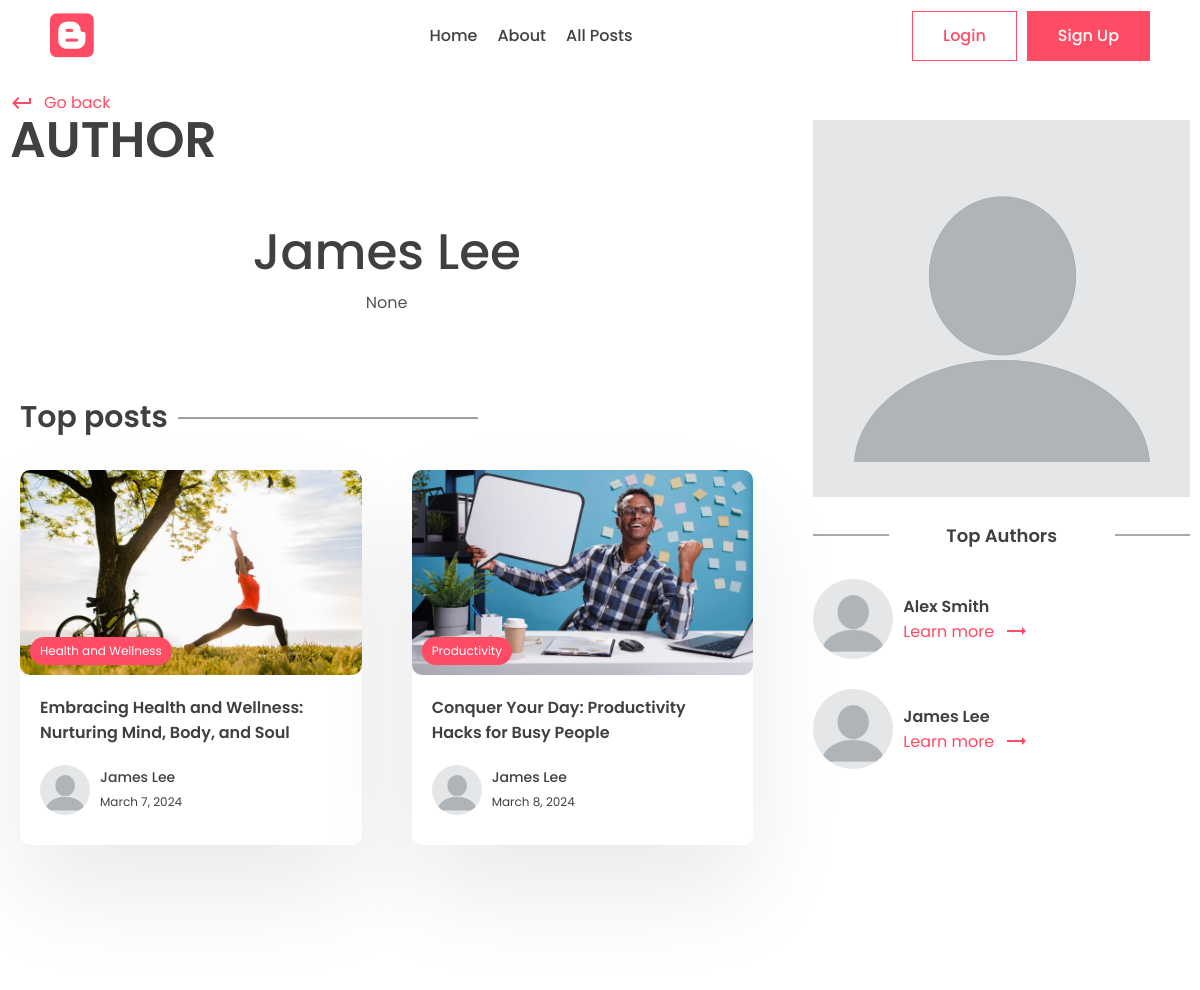
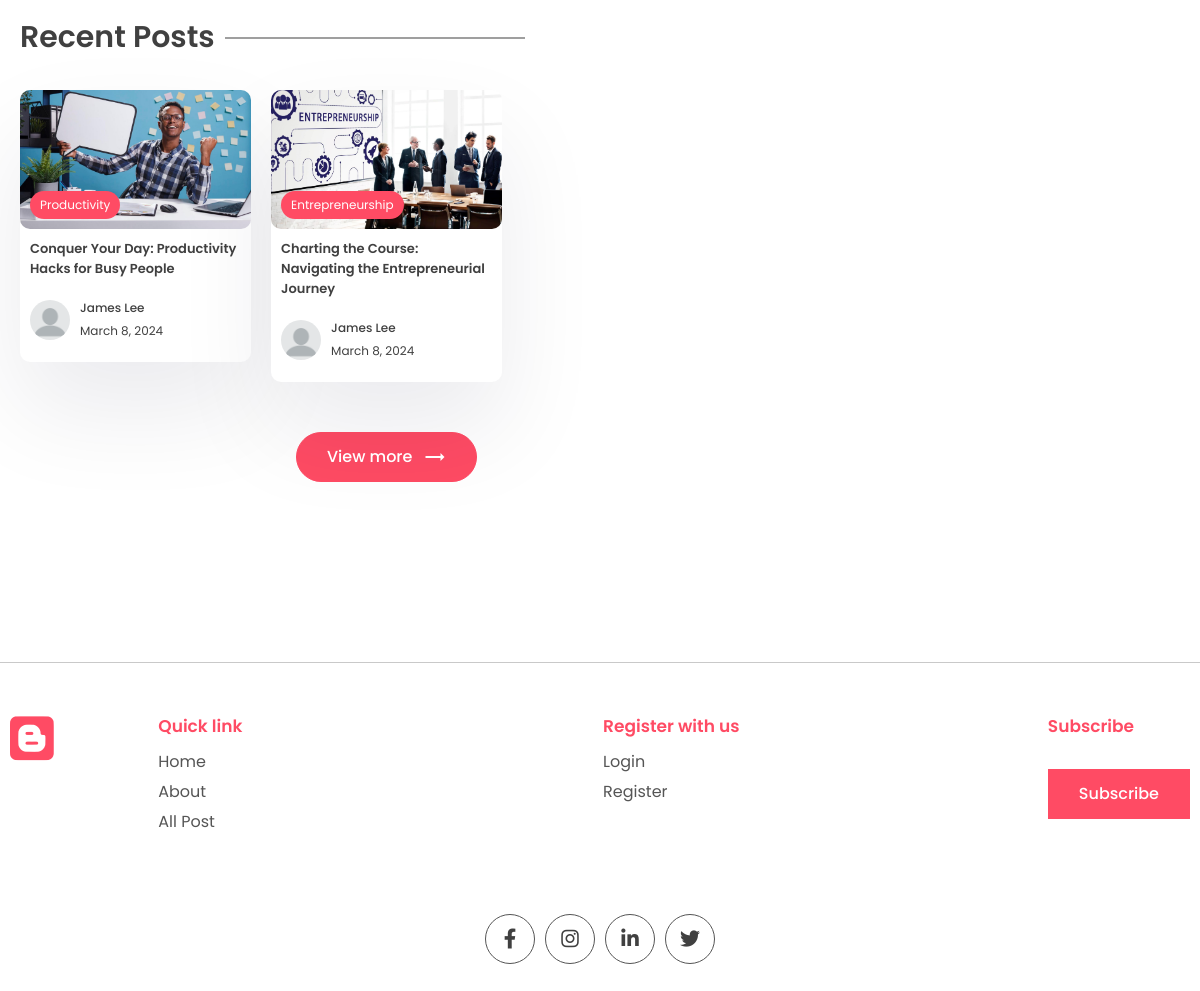
The page /accounts/author/james/ on the database its author committed (2 pictures, top to bottom).
### accounts/models.py (models this page shows, shortened)
class Profile(models.Model):
    user = models.OneToOneField(User, on_delete=models.CASCADE)
    profile_image = models.ImageField(null=True, blank=True, upload_to="images/")
    slug = models.SlugField(max_length=200, unique=True)
    bio = models.CharField(null=True, blank=True, max_length=200)
    def full_name(self):
        return f'{self.user.first_name} {self.user.last_name}'

### posts/models.py (models this page shows, shortened)
class Post(models.Model):
    title = models.CharField(max_length=200)
    content = models.TextField()
    last_updated = models.DateTimeField(auto_now=True)
    slug = models.SlugField(max_length=200, unique=True)
    image = models.ImageField(null=True, blank=True, upload_to="images/")
    tags = models.ManyToManyField(Tag, blank=True, related_name='post')
    view_count = models.IntegerField(null=True, blank=True)
    is_featured = models.BooleanField(default=False)
    author = models.ForeignKey(User, on_delete=models.CASCADE, null=True, blank=True)
    bookmarks = models.ManyToManyField(User, related_name="bookmarks", default=None, blank=True)
    likes = models.ManyToManyField(User, related_name="likes", default=None, blank=True)

class Tag(models.Model):
    name = models.CharField(max_length=100)
    description = models.CharField(max_length=100)
    slug = models.SlugField(max_length=200, unique=True)

### accounts/views.py (the view)
# urls.py: path('author/<slug:slug>/', views.author_page, name='author_page'),
def author_page(request, slug):
    profile = Profile.objects.get(slug=slug)
    top_posts = Post.objects.filter(author = profile.user).order_by('-view_count')[0:2]
    recent_posts = Post.objects.filter(author = profile.user).order_by('-last_updated')[0:2]
    top_authors = User.objects.annotate(number=Count('post')).order_by('-number')[0:2]
    context = {
        'profile':profile,
        'top_posts':top_posts,
        'recent_posts':recent_posts,
        'top_authors':top_authors,
    }
    return render(request, 'accounts/author.html', context)

### accounts/templates/accounts/author.html (shortened to what this page needs)
{% extends "base.html" %}
{% load static %}
{% block content %}
    <main>
      <div class="container">
        <div class="layout">
          <div class="left">
            <div class="page-top">
              <div class="top flex">
                <div class="page-name">
                  <a href="#" class="learn" onclick="window.history.back()">
                    <span class="material-icons"> keyboard_return </span> Go
                    back
                  </a>
                  <h1>Author</h1>
                </div>
              </div>
            </div>
            <center>
              <div class="typo">
                <h1 class="title">{{profile.full_name}}</h1>
                <p>
                  {{profile.bio}}
                </p>
              </div>
            </center>
            <section class="sp">
              <div class="container">
                <h1 class="sec-title">Top posts</h1>
                <div class="grid-2 blog">
                  {% for post in top_posts %}
                    <a href="{% url "post_page" post.slug %}">
                      <div class="card">
                        <div class="post-img">
                          <img src="{{post.image.url}}" alt="" />
                          <div class="tag">{{post.tags.all.0.name}}</div>
                        </div>
                        <div class="card-content">
                          <h3>
                            {{post.title}}
                          </h3>
                          <div class="author">
                            <div class="profile-pic">
                              {% if post.author.profile.profile_image %}
                              <img src="{{post.author.profile.profile_image.url}}" alt="" />
                              {% else %}
                              <img src="{% static "images/blank-profile.webp" %}" alt="blank Image">
                              {% endif %}
                            </div>
                            <div class="details">
                              <p>{{post.author.profile.full_name}}</p>
                              <small>{{post.last_updated|date}}</small>
                            </div>
                          </div>
                        </div>
                      </div>
                    </a>
                    {% empty %}
                    <p>Nothing to show here</p>
                  {% endfor %}
                </div>
              </div>
            </section>
            <section class="sp">
              <div class="container">
                <h1 class="sec-title">Recent Posts</h1>
                <div class="grid-3 blog-grid">
                  {% for post in recent_posts %}
                    <a href="{% url "post_page" post.slug %}">
                      <div class="card">
                        <div class="post-img">
                          <img src="{{post.image.url}}" alt="" />
                          <div class="tag">{{post.tags.all.0.name}}</div>
                        </div>
                        <div class="card-content">
                          <h3>
                            {{post.title}}
                          </h3>
                          <div class="author">
                            <div class="profile-pic">
                              {% if post.author.profile.profile_image %}
                              <img src="{{post.author.profile.profile_image.url}}" alt="" />
                              {% else %}
                              <img src="{% static "images/blank-profile.webp" %}" alt="blank Image">
                              {% endif %}
                            </div>
                            <div class="details">
                              <p>{{post.author.profile.full_name}}</p>
                              <small>{{post.last_updated|date}}</small>
                            </div>
                          </div>
                        </div>
                      </div>
                    </a>
                    {% empty %}
                    <p>Nothing to show here</p>
                  {% endfor %}
                </div>
                <center>
                  <a href="{% url "author_all_posts" profile.slug %}"><button class="btn btn-primary rounded view">
                  View more <span class="material-icons"> trending_flat </span>
                  </button></a>
                </center>
              </div>
            </section>
          </div>
          <div class="right">
            <div class="block">
              <div class="user-profile" style="margin-bottom:20px;">
                {% if profile.profile_image %}
                  <img src="{{ profile.profile_image.url }}" alt="Profile Image">
                {% else %}
                  <img src="{% static "images/blank-profile.webp" %}" alt="blank Image">
                {% endif %}
              </div>
              <h2 class="title2">Top Authors</h2>
              {% for author in top_authors %}
              <div class="recent-post other-author">
                <div class="rounded-img">
                  {% if author.profile.profile_image %}
                  <img src="{{author.profile.profile_image.url}}" alt="" />
                  {% else %}
                  <img src="{% static "images/blank-profile.webp" %}" alt="blank Image">
                  {% endif %}
                </div>
                <div class="recent-content">
                  <h3>
                    {{author.profile.full_name}}
                  </h3>
                  <a class="learn" href="{% url "author_page" author.profile.slug %}"
                    >Learn more
                    <span class="material-icons"> trending_flat </span></a
                  >
                </div>
              </div>
              {% endfor %}
            </div>
          </div>
        </div>
      </div>
    </main>
{% endblock content %}

### static/style.css (style rules this page uses)
* { margin: 0; padding: 0; box-sizing: border-box; text-decoration: none; border: none; outline: none; list-style: none; font-family: "Poppins", sans-serif; color: var(--black); }
:root { --red: #ff4b64; --dark-red: #dd4455; --black: #404040; --des: #555555; --shadow: #ffffff1a 0px 1px 1px 0px inset, #32325d40 0px 50px 100px -20px, #0000004d 0px 30px 60px -30px; --shadow2: rgba(17, 12, 46, 0.084) 0px 48px 100px 0px; }
html { font-size: 62.5%; }
[class*="grid"] { display: grid; }
img { width: 100%; }
.container { max-width: 1220px; margin: auto; padding: 0 10px; }
p, a { font-size: 1.6rem; color: var(--des); }
.btn { cursor: pointer; height: 5rem; padding: 0 3rem; font-size: 1.6rem; font-weight: 500; border: 1px solid var(--red); display: flex; align-items: center; justify-content: center; gap: 1rem; }
.btn span { color: white; }
.btn-primary { background: var(--red); color: white; }
.rounded { border-radius: 5rem; }
.typo { width: 50%; margin-top: 5rem; }
.title { font-size: 5rem; font-weight: 500; }
.sp { padding: 8rem 0; }
.grid-2 { grid-template-columns: 1.3fr 1fr; align-items: center; }
.post-img { height: 40rem; width: 100%; overflow: hidden; border-radius: 1rem; }
.post-img img { height: 100%; object-fit: cover; object-position: center; }
.learn { display: flex; align-items: center; gap: 1rem; color: var(--red); margin-top: 2rem; }
.learn span { color: #ff4b64; }
.sec-title { font-size: 3rem; font-weight: 600; position: relative; width: fit-content; margin-bottom: 3rem; }
.sec-title::after { content: ""; position: absolute; right: -31rem; height: 1px; width: 30rem; background: var(--black); top: 50%; transform: translateY(-50%); }
.grid-3 { grid-template-columns: repeat(3, 1fr); gap: 5rem; }
.card { background: white; box-shadow: var(--shadow2); border-radius: 1rem; cursor: pointer; transition: 0.3s; }
.post-img { position: relative; }
.tag { position: absolute; bottom: 1rem; left: 1rem; background: var(--red); color: white; border-radius: 5rem; padding: 0.5rem 1rem; font-size: 1.2rem; }
.card-content { padding: 2rem; padding-bottom: 3rem; }
.card h3 { font-size: 1.6rem; font-weight: 600; }
.card .post-img { width: 100%; height: unset; aspect-ratio: 1/0.6; }
.author { display: flex; align-items: center; gap: 1rem; margin-top: 2rem; }
.profile-pic { width: 5rem; aspect-ratio: 1/1; border-radius: 50%; overflow: hidden; }
.author p { color: var(--black); font-weight: 500; font-size: 1.4rem; }
.author small { color: var(--black); font-size: 1.2rem; }
.view { margin-top: 5rem; }
.layout { display: flex; gap: 5rem; }
.left { width: 100%; height: 100%; }
.right { position: sticky; top: 70px; height: 100%; width: 50%; }
.page-name h1 { font-size: 5rem; text-transform: uppercase; font-weight: 600; line-height: 5rem; }
.flex { display: flex; align-items: flex-end; justify-content: space-between; }
.left .typo { width: 100%; }
.blog { grid-template-columns: 1fr 1fr; gap: 5rem; }
.title2 { position: relative; font-size: 1.8rem; text-align: center; font-weight: 600; margin-bottom: 3rem; }
.title2::before { content: ""; position: absolute; height: 1px; width: 20%; background: var(--des); left: 0; top: 50%; transform: translateY(-50%); }
.title2::after { content: ""; position: absolute; height: 1px; width: 20%; background: var(--des); right: 0; top: 50%; transform: translateY(-50%); }
.blog-grid { gap: 2rem; }
.blog-grid .card-content { padding: 1rem; padding-bottom: 2rem; }
.blog-grid .card h3 { font-size: 1.3rem; font-weight: 600; }
.blog-grid .profile-pic { width: 4rem; }
.blog-grid .author p { font-size: 1.2rem; }
.block { margin-top: 5rem; }
.rounded-img { width: 8rem; aspect-ratio: 1/1; overflow: hidden; border-radius: 50%; }
.rounded-img img { width: 100%; height: 100%; object-fit: cover; object-position: center; }
.recent-post { display: grid; align-items: center; gap: 1rem; margin-top: 3rem; grid-template-columns: auto 1fr; }
.recent-post .learn { margin-top: 0rem; }
.recent-post h3 { font-size: 1.6rem; font-weight: 600; }

### rows shown on the page
Profile: full_name "James Lee", bio "None"
Post: image (picture), tags.all.0.name "Health and Wellness", title "Embracing Health and Wellness: Nurturing Mind, Body, and Soul", author.profile.full_name "James Lee", last_updated "March 7, 2024"
Post: image (picture), tags.all.0.name "Productivity", title "Conquer Your Day: Productivity Hacks for Busy People", author.profile.full_name "James Lee", last_updated "March 8, 2024"
Post: image (picture), tags.all.0.name "Entrepreneurship", title "Charting the Course: Navigating the Entrepreneurial Journey", author.profile.full_name "James Lee", last_updated "March 8, 2024"

### other values the page prints
{{ author.profile.full_name }} "Alex Smith"
{{ author.profile.full_name }} "James Lee"
